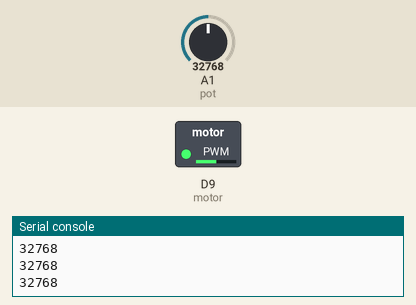
This program was run on a simulated CircuitPython board. Parts: switched loads named in the program (green lamp = pin HIGH), the last lines printed to the serial console. Inputs (shaded band) come from the test bench; at power-on: A1 (pot) = 32768 (analog values on the 0–65535 scale).

Above: at 1.2 s.
1.3 s: A1 (pot) set to 45874
At 2.5 s:
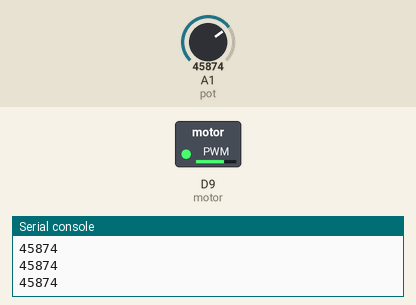
2.8 s: A1 (pot) set to 57670
At 3.8 s:
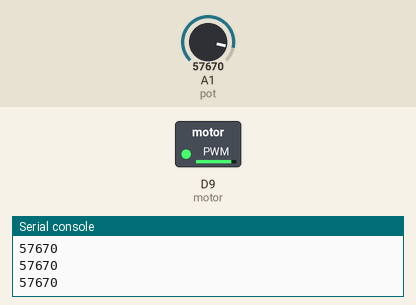
4.3 s: A1 (pot) set to 7864
At 5.1 s:
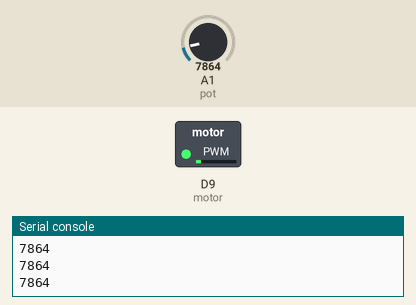
5.8 s: A1 (pot) set to 0
At 6.3 s:
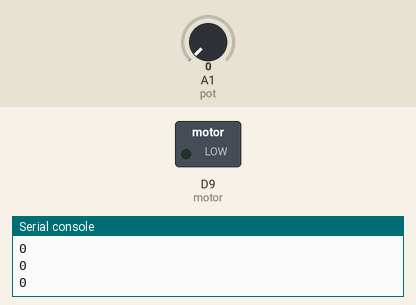
Timing chart, 0 to 8.3 s (numbered marks = the images above; inputs shaded):
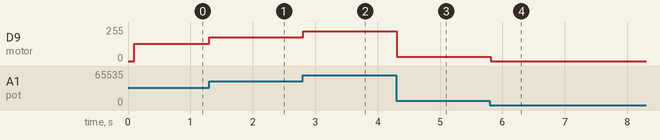

The program:

Motor_Control.py
```python
import time
import board
import pwmio
from analogio import AnalogIn
from digitalio import DigitalInOut, Direction, Pull

motor = pwmio.PWMOut(board.D9, frequency=50)


pot = AnalogIn(board.A1)


while True:
    print(pot.value)
    time.sleep(0.1)
    motor.duty_cycle=pot.value
```

Measured:
- after the input at 1.3 s, D9 (motor): 128/255 → 178/255 at once
- after the input at 2.8 s, D9 (motor): 178/255 → 224/255 at once
- after the input at 4.3 s, D9 (motor): 224/255 → 31/255 at once
- after the input at 5.8 s, D9 (motor): 31/255 → 0/255 at once
